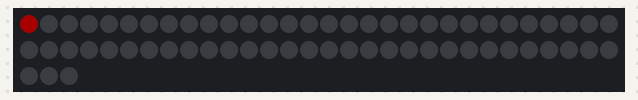
A program run on a simulated ESP32. On the bench: 63 RGB LEDs in strip order, left to right, continuing on the next row. Dim RGB values are drawn brighter than linear; what the program prints to the serial monitor is not drawn.

Above: at 0.6 s.
At 18.1 s:
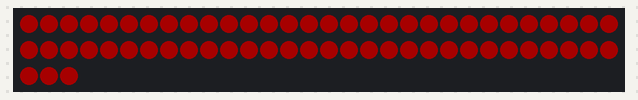

Measured:
- what the display in image 1 shows lasts 8.0 s, from 18.1 s to 26.1 s

The program:

main.cpp
```cpp
#include <Arduino.h>
#include <FastLED.h>

// 63-LED bench test for the production board (D1-D64, D7 unused = 63 in chain).
// Three phases, looping:
//   1. D1 alone in RED  — GRB color-order check (display_checks.md §3);
//                         green here means the color order is wrong.
//   2. Chain walk       — one dim-white LED at a time, D1..D63; a gap or
//                         stuck spot pinpoints a bad joint/LED by index.
//   3. All-on dim red   — whole-chain data integrity at low current.
// Power-capped for laptop-USB bench work; lift the cap only on the 3 A supply.

constexpr int PIN_DATA = 13;
constexpr int NUM_LEDS = 63;

CRGB leds[NUM_LEDS];

void setup() {
  Serial.begin(115200);
  delay(500);
  FastLED.addLeds<WS2812B, PIN_DATA, GRB>(leds, NUM_LEDS);
  FastLED.setBrightness(40);
  FastLED.setMaxPowerInVoltsAndMilliamps(5, 600);
  Serial.println("63-LED bench test: D1-red -> chain walk -> all-on dim red");
}

void loop() {
  FastLED.clear();
  leds[0] = CRGB::Red;
  FastLED.show();
  Serial.println("phase 1: D1 only — must glow RED (green = color-order bug)");
  delay(8000);

  Serial.println("phase 2: chain walk D1..D63, one dim-white LED at a time");
  for (int i = 0; i < NUM_LEDS; i++) {
    FastLED.clear();
    leds[i] = CRGB(64, 64, 64);
    FastLED.show();
    delay(150);
  }

  fill_solid(leds, NUM_LEDS, CRGB::Red);
  FastLED.show();
  Serial.println("phase 3: all 63 on (dim red)");
  delay(8000);
}
```
